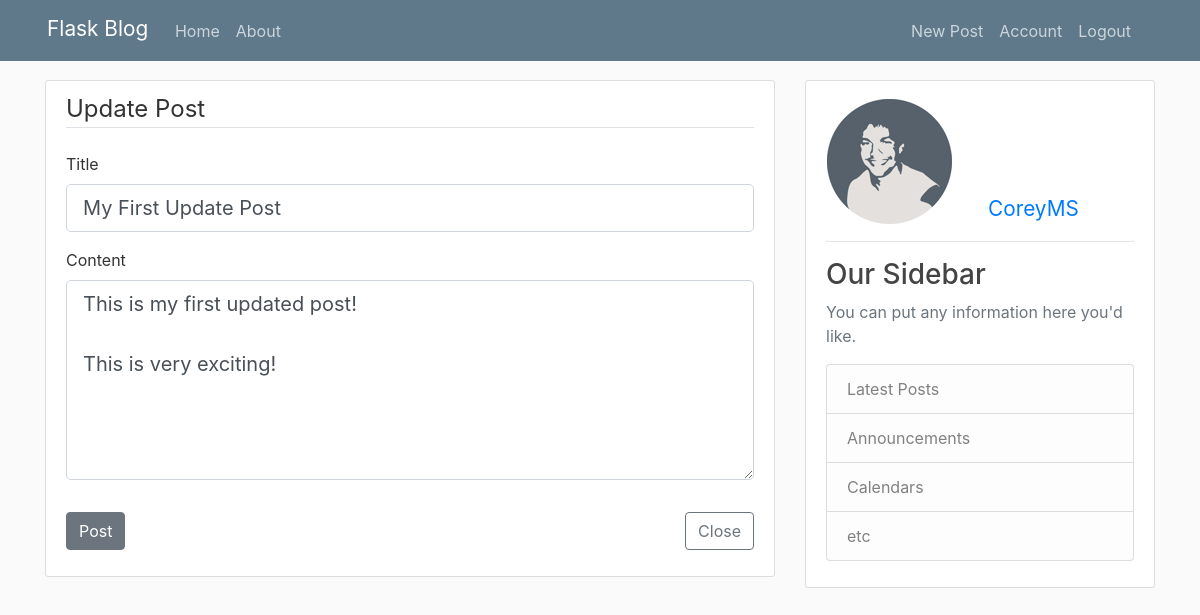
Screenshot of /post/1/update (signed in) with the database file from the repository.
### flaskblog/models.py (models this page shows, shortened)
class Post(db.Model):
    id = db.Column(db.Integer, primary_key=True)
    title = db.Column(db.String(100), nullable=False)
    date_posted = db.Column(db.DateTime, nullable=False, default=datetime.utcnow)
    content = db.Column(db.Text, nullable=False)
    user_id = db.Column(db.Integer, db.ForeignKey('user.id'), nullable=False)
    lang = db.Column(db.Text, nullable=False)

class User(db.Model, UserMixin):
    id = db.Column(db.Integer, primary_key=True)
    username = db.Column(db.String(20), unique=True, nullable=False)
    email = db.Column(db.String(120), unique=True, nullable=False)
    image_file = db.Column(db.String(20), nullable=False, default='default.jpg')
    password = db.Column(db.String(60), nullable=False)
    posts = db.relationship('Post', backref='author', lazy=True)

### flaskblog/posts/routes.py (the view)
@posts.route("/post/<int:post_id>/update", methods=['GET', 'POST'])
@login_required
def update_post(post_id):
    post = Post.query.get_or_404(post_id)
    if post.author != current_user:
        abort(403)
    form = PostForm()
    if form.validate_on_submit():
        post.title = form.title.data
        post.content = form.content.data
        db.session.commit()
        flash(lazy_gettext("Your post has been updated!"), 'success')
        return redirect(url_for('posts.post', post_id=post.id))
    elif request.method == 'GET':
        form.title.data = post.title
        form.content.data = post.content
    return render_template('create_post.html', title=lazy_gettext('Update Post'), form=form, legend=lazy_gettext('Update Post'), lflag=fl.current_lang)

### flaskblog/posts/forms.py
class PostForm(FlaskForm):
    title = StringField(lazy_gettext("Title"), validators=[DataRequired()])
    content = TextAreaField(lazy_gettext("Content"), validators=[DataRequired()])
    submit = SubmitField(lazy_gettext("Post"))

### flaskblog/locale.py (called while the page is built)
def get_locale():
    return current_lang

### flaskblog/models.py (called while the page is built)
@login_manager.user_loader
def load_user(user_id):
    return User.query.get(int(user_id))

### flaskblog/templates/create_post.html (shortened to what this page needs)
{% extends "layout.html" %}
{% block content %}
    <div class="content-section">
        <form method="POST" action="">
            <fieldset class="form-group">
                <legend class="border-bottom mb-4">{{ legend }}</legend>
                <div class="form-group">
                    {{ form.title.label(class="form-control-label") }}
                    {% if form.title.errors %}
                        {{ form.title(class="form-control form-control-lg is-invalid") }}
                        <div class="invalid-feedback">
                            {% for error in form.title.errors %}
                                <span>{{ error }}</span>
                            {% endfor %}
                        </div>
                    {% else %}
                        {{ form.title(class="form-control form-control-lg") }}
                    {% endif %}
                </div>
                <div class="form-group" rows="10">
                    {{ form.content.label(class="form-control-label") }}
                    {% if form.content.errors %}
                        {{ form.content(class="form-control form-control-lg is-invalid") }}
                        <div class="invalid-feedback">
                            {% for error in form.content.errors %}
                                <span>{{ error }}</span>
                            {% endfor %}
                        </div>
                    {% else %}
                        {{ form.content(class="form-control form-control-lg input-hight") }}
                    {% endif %}
                </div>
            </fieldset>
            <div class="form-group d-flex justify-content-between mx-0">
                {{ form.submit(class="btn btn-secondary") }}
                <a class="btn btn-outline-secondary" type="button" href="{{ url_for('main.home') }}">{{ _("Close") }}</a>
            </div>
        </form>
    </div>
{% endblock content %}

### flaskblog/templates/side_panel.html (shortened to what this page needs)
<div class="col-md-4">
    <div class="content-section">
        {% if links %}
            <div class="article-metadata mb-3">
                <h3 class="mt-2 mb-3">{{ _("Links") }}</h3>
                <p class="text-muted">{{ _("Here are some links you might find useful") }}</p>
            </div>
            <div class="article-metadata mb-3">
                {% if lflag == "en" %}
                    <p><a href={{ url_for('posts.post', post_id='28') }} >{{ _("What you can do here?") }}</a></p>
                    <p><a href={{ url_for('posts.post', post_id='30') }} >{{ _("The changes I made") }}</a></p>
                    <p><a href={{ url_for('posts.post', post_id='32') }} >{{ _("A known issue") }}</a></p>
                {% else %}
                    <p><a href={{ url_for('posts.post', post_id='29') }} >{{ _("What you can do here?") }}</a></p>
                    <p><a href={{ url_for('posts.post', post_id='31') }} >{{ _("The changes I made") }}</a></p>
                    <p><a href={{ url_for('posts.post', post_id='31') }} >{{ _("A known issue") }}</a></p>
                {% endif %}
            </div>
            {% for name, url, trgt, description in links %}
                <p><a href={{ url }} target={{ trgt }}>{{ name }}</a><br><small class="text-muted">{{ description }}</small></p>
            {% endfor %}
        {% else %}
            {% if current_user.is_authenticated %}
                <div class="article-metadata mb-3">
                    <div class="row">
                        <img class="account-img rounded ml-3 mb-3 mt-2" src="{{ url_for('static', filename='profile_pics/' + current_user.image_file) }}">
                        <a class="align-self-end sp-name ml-3 mb-3" href="{{ url_for('users.user_posts', username=current_user.username) }}">{{ current_user.username }}</a>
                    </div>
                </div>
                {% include "side_panel_old.html" %}
            {% endif %}
        {% endif %}
    </div>
</div>

### flaskblog/static/main.css (style rules this page uses)
.sp-name { font-size: 1.3em; }
.input-hight { height: 200px }
body { background: #fafafa; color: #333333; margin-top: 5rem; }
.content-section { background: #ffffff; padding: 10px 20px; border: 1px solid #dddddd; border-radius: 3px; margin-bottom: 20px; }
.article-metadata { padding-bottom: 1px; margin-bottom: 4px; border-bottom: 1px solid #e3e3e3 }
.account-img { height: 125px; width: 125px; margin-right: 20px; margin-bottom: 16px; }

### rows the page displays
Post: title "My First Update Post", content "This is my first updated post! This is very exciting!"
User: image_file (picture), username "CoreyMS"

### other values shown
{{ legend }} "Update Post"
